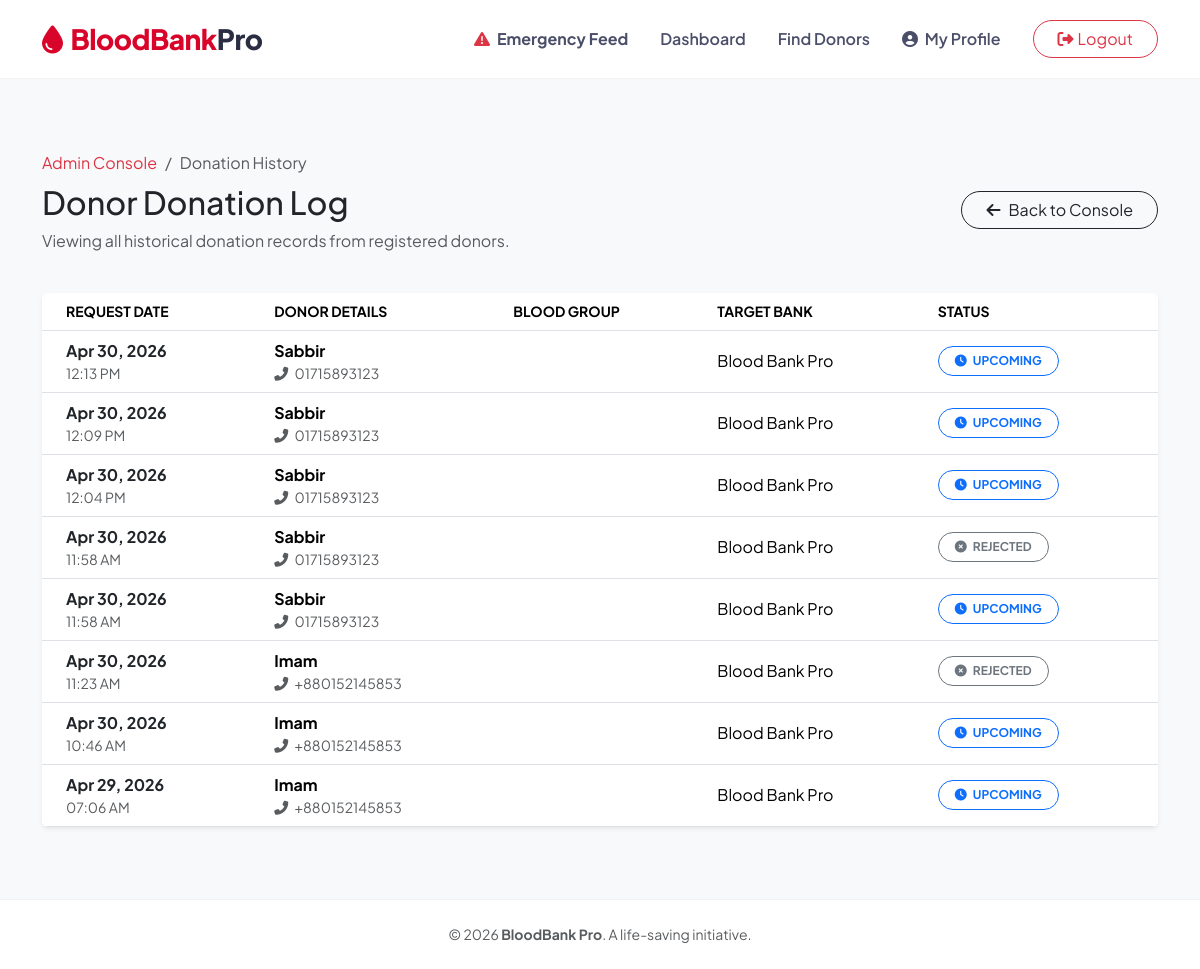
The page /admin-control/donation-history/ (signed in) on the database its author committed.
### blood/models.py (models this page shows, shortened)
class DonationRequest(models.Model):
    STATUS_CHOICES = [
        ('pending', 'Pending'),
        ('approved', 'Approved'),
        ('completed', 'Completed'),
        ('rejected', 'Rejected'),
    ]
    donor = models.ForeignKey(User, on_delete=models.CASCADE)
    blood_bank = models.ForeignKey(BloodBank, on_delete=models.CASCADE)
    blood_group = models.CharField(max_length=5) # Increased to 5 for groups like 'AB-ve'
    units = models.IntegerField(default=1)
    date = models.DateField(default=timezone.now)
    status = models.CharField(max_length=10, choices=STATUS_CHOICES, default='pending')
    created_at = models.DateTimeField(auto_now_add=True)

class User(AbstractUser):
    ROLE_CHOICES = (('admin', 'Admin'), ('donor', 'Donor'), ('hospital', 'Hospital'))
    BLOOD_GROUP_CHOICES = (('A+', 'A+'), ('A-', 'A-'), ('B+', 'B+'), ('B-', 'B-'),
                           ('AB+', 'AB+'), ('AB-', 'AB-'), ('O+', 'O+'), ('O-', 'O-'))
    role = models.CharField(max_length=10, choices=ROLE_CHOICES, default='donor')
    blood_group = models.CharField(max_length=5, blank=True, null=True, choices=BLOOD_GROUP_CHOICES)
    location = models.CharField(max_length=100, blank=True, null=True)
    phone = models.CharField(max_length=15, blank=True, null=True)
    is_available = models.BooleanField(default=True)  # For donor availability
    donation_count = models.PositiveIntegerField(default=0)

class BloodBank(models.Model):
    name = models.CharField(max_length=200)
    location = models.CharField(max_length=100)
    contact = models.CharField(max_length=15)
    created_by = models.ForeignKey(User, on_delete=models.CASCADE)

### blood/views.py (the view)
# urls.py: path('admin-control/donation-history/', views.admin_donation_history, name='admin_donation_history'),
@staff_member_required # Or your custom admin check
def admin_donation_history(request):
    donations = DonationRequest.objects.all().order_by('-created_at')
    return render(request, 'blood/admin_donation_history.html', {'donations': donations})

### blood/templates/blood/admin_donation_history.html (shortened to what this page needs)
{% extends 'blood/base.html' %}
{% block content %}
<div class="container py-5">
    <div class="row mb-4 align-items-center">
        <div class="col-md-8">
            <nav aria-label="breadcrumb">
                <ol class="breadcrumb mb-2">
                    <li class="breadcrumb-item"><a href="{% url 'dashboard' %}" class="text-danger text-decoration-none">Admin Console</a></li>
                    <li class="breadcrumb-item active">Donation History</li>
                </ol>
            </nav>
            <h2 class="fw-800 text-dark">Donor Donation Log</h2>
            <p class="text-muted">Viewing all historical donation records from registered donors.</p>
        </div>
        <div class="col-md-4 text-md-end">
            <a href="{% url 'dashboard' %}" class="btn btn-outline-dark rounded-pill px-4">
                <i class="fas fa-arrow-left me-2"></i>Back to Console
            </a>
        </div>
    </div>
    <div class="card border-0 shadow-sm rounded-24 overflow-hidden">
        <div class="table-responsive">
            <table class="table table-hover align-middle mb-0">
                <thead class="bg-light">
                    <tr class="small text-muted text-uppercase fw-bold">
                        <th class="ps-4">Request Date</th>
                        <th>Donor Details</th>
                        <th>Blood Group</th>
                        <th>Target Bank</th>
                        <th>Status</th>
                    </tr>
                </thead>
                <tbody>
                    {% for donation in donations %}
                    <tr>
                        <td class="ps-4">
                            <div class="fw-bold text-dark">{{ donation.created_at|date:"M d, Y" }}</div>
                            <div class="small text-muted">{{ donation.created_at|time:"h:i A" }}</div>
                        </td>
                        <td>
                            <div class="fw-bold">{{ donation.donor.username|title }}</div>
                            <div class="small text-muted"><i class="fas fa-phone-alt me-1"></i> {{ donation.donor.phone|default:"No contact" }}</div>
                        </td>
                        <td></td>
                        <td>{{ donation.blood_bank.name }}</td>
                        <td>
                            {% if donation.status == 'completed' %}
                                <span class="badge bg-success-soft text-success rounded-pill px-3 py-2 border border-success">
                                    <i class="fas fa-check-circle me-1"></i> COMPLETED
                                </span>
                            {% elif donation.status == 'approved' %}
                                <span class="badge bg-primary-soft text-primary rounded-pill px-3 py-2 border border-primary">
                                    <i class="fas fa-clock me-1"></i> UPCOMING
                                </span>
                            {% elif donation.status == 'pending' %}
                                <span class="badge bg-warning-soft text-warning rounded-pill px-3 py-2 border border-warning">
                                    <i class="fas fa-spinner me-1"></i> PENDING
                                </span>
                            {% else %}
                                <span class="badge bg-secondary-soft text-secondary rounded-pill px-3 py-2 border border-secondary">
                                    <i class="fas fa-times-circle me-1"></i> REJECTED
                                </span>
                            {% endif %}
                        </td>
                    </tr>
                    {% endfor %}
                </tbody>
            </table>
        </div>
    </div>
</div>
{% endblock %}

### blood/templates/blood/base.html (style rules this page uses)
:root { --primary-red: #ef233c; --dark-red: #d90429; --soft-bg: #f8f9fa; --glass: rgba(255, 255, 255, 0.9); }
body { font-family: "Plus Jakarta Sans", sans-serif; background-color: var(--soft-bg); color: #2b2d42; min-height: 100vh; display: flex; flex-direction: column; }

### rows shown on the page
DonationRequest: created_at "Apr 30, 2026", created_at "12:13 PM", donor.username "Sabbir", donor.phone "01715893123", blood_bank.name "Blood Bank Pro", status "approved" (drawn)
DonationRequest: created_at "Apr 30, 2026", created_at "12:09 PM", donor.username "Sabbir", donor.phone "01715893123", blood_bank.name "Blood Bank Pro", status "approved" (drawn)
DonationRequest: created_at "Apr 30, 2026", created_at "12:04 PM", donor.username "Sabbir", donor.phone "01715893123", blood_bank.name "Blood Bank Pro", status "approved" (drawn)
DonationRequest: created_at "Apr 30, 2026", created_at "11:58 AM", donor.username "Sabbir", donor.phone "01715893123", blood_bank.name "Blood Bank Pro", status "rejected" (drawn)
DonationRequest: created_at "Apr 30, 2026", created_at "11:58 AM", donor.username "Sabbir", donor.phone "01715893123", blood_bank.name "Blood Bank Pro", status "approved" (drawn)
DonationRequest: created_at "Apr 30, 2026", created_at "11:23 AM", donor.username "Imam", donor.phone "+880152145853", blood_bank.name "Blood Bank Pro", status "rejected" (drawn)
DonationRequest: created_at "Apr 30, 2026", created_at "10:46 AM", donor.username "Imam", donor.phone "+880152145853", blood_bank.name "Blood Bank Pro", status "approved" (drawn)
DonationRequest: created_at "Apr 29, 2026", created_at "07:06 AM", donor.username "Imam", donor.phone "+880152145853", blood_bank.name "Blood Bank Pro", status "approved" (drawn)
